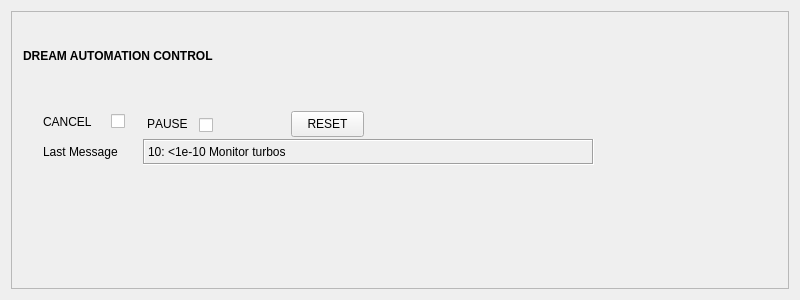
<?xml version="1.0" encoding="UTF-8"?>
<ui version="4.0">
 <class>Form</class>
 <widget class="QWidget" name="Form">
  <property name="enabled">
   <bool>true</bool>
  </property>
  <property name="geometry">
   <rect>
    <x>0</x>
    <y>0</y>
    <width>800</width>
    <height>300</height>
   </rect>
  </property>
  <property name="windowTitle">
   <string>Form</string>
  </property>
  <property name="styleSheet">
   <string notr="true">RoughGauge[state=&quot;Off&quot;] #icon{
    qproperty-brush: red;
    color: gray;
}
RoughGauge[state=&quot;On&quot;] #icon{
    qproperty-brush: #00FF00;
    color: black;
}
RoughGauge #pressure[alarmSeverity=&quot;0&quot;]{
    color: blue;
 border: 1px solid black;
background-color : white
}
ColdCathodeGauge #pressure{
    color: blue;
/* border: 1px solid black;*/
background-color : white
}
ColdCathodeGauge[interlocked=&quot;true&quot;] #icon{
    border: 2px solid black;
        qproperty-brush: black;
border-top-left-radius: 9px;
    border-top-right-radius: 9px;
border-bottom-left-radius: 9px;
    border-bottom-right-radius: 9px;
}
ColdCathodeGauge[state=&quot;Off&quot;] #icon {
    qproperty-penColor: black;
    qproperty-brush: gray;
}
ColdCathodeGauge[state=&quot;GaugeDisconnected&quot;] #icon {
    qproperty-penColor: red;
    qproperty-brush: gray;
}
ColdCathodeGauge[state=&quot;PressInvalid&quot;] #icon {
    qproperty-penColor: black;
    qproperty-brush: gray;
}
ColdCathodeGauge[state=&quot;Starting&quot;] #icon {
    qproperty-penColor: black;
    qproperty-brush: yellow;
}
ColdCathodeGauge[state=&quot;Valid&quot;] #icon {
    qproperty-penColor: black;
    qproperty-brush: #00FF00;
}
ColdCathodeGauge[state=&quot;ValidLo&quot;] #icon {
    qproperty-penColor: black;
    qproperty-brush: yellow;
}
ApertureValve #icon [alarmSeverity=&quot;0&quot;]{
    qproperty-penStyle: &quot;QT::SolidLine&quot;;
    qproperty-penColor: black;
 
 
}
ApertureValve[interlocked=&quot;true&quot;] #icon{
    border: 2px solid black;
    border-top-left-radius: 9px;
    border-top-right-radius: 9px;
    border-bottom-left-radius: 9px;
    border-bottom-right-radius: 9px;
}
ApertureValve[interlocked=&quot;false&quot;] #icon{
    border: 0px;
    qproperty-brush: yellow;
}
ApertureValve[interlocked=&quot;true&quot;] #icon {
    qproperty-interlockBrush: black;
}
ApertureValve[interlocked=&quot;false&quot;] #icon{
    qproperty-interlockBrush: #00FF00;
}
ApertureValve[state=&quot;OPEN&quot;] #icon {
     qproperty-penStyle: &quot;QT::SolidLine&quot;;
    qproperty-penColor: black;
    qproperty-brush: #00FF00;
}
ApertureValve[state=&quot;MOVING&quot;] #icon {
    qproperty-penStyle: &quot;QT::SolidLine&quot;;
    qproperty-penColor: black;
    qproperty-brush: yellow;
}
ApertureValve[state=&quot;CLOSED&quot;] #icon {
    qproperty-penStyle: &quot;QT::SolidLine&quot;;
    qproperty-penColor: gray;
    qproperty-brush: black;
}
ApertureValve[state=&quot;INVALID&quot;] #icon {
    qproperty-penStyle: &quot;QT::SolidLine&quot;;
    qproperty-penColor: black;
    qproperty-brush: red;
}
ApertureValve[error=&quot;VENTED&quot;] #icon {
       qproperty-penStyle: &quot;QT::SolidLine&quot;;
}
ApertureValve[error=&quot;ERR_LOST_VAC&quot;] #icon {
    qproperty-penStyle: &quot;Qt::DotLine&quot;;
    qproperty-penColor: black;
   qproperty-interlockBrush: red;
}
ApertureValve[error=&quot;Ext Fault&quot;] #icon {
    qproperty-penStyle: &quot;QT::SolidLine&quot;;
    qproperty-penColor: black;
   qproperty-interlockBrush: black;
}
TurboPump[interlocked=&quot;true&quot;] #icon {
    border: 2px solid black;
    qproperty-penColor: black;
}
TurboPump[interlocked=&quot;false&quot;] #icon {
    border: 0px;
}
TurboPump[state=&quot;RUNNING&quot;] #icon {
    qproperty-penColor: black;
    qproperty-centerBrush: #00FF00;
    qproperty-brush: #00FF00;
}
TurboPump[state=&quot;STARTING&quot;] #icon {
    qproperty-penColor: black;
    qproperty-centerBrush: yellow;
}
TurboPump[state=&quot;STOPPED&quot;] #icon {
    qproperty-penColor: black;
    qproperty-centerBrush: gray;
    qproperty-brush: gray;
}
TurboPump[state=&quot;FAULT&quot;] #icon {
    qproperty-penColor: red;
    qproperty-centerBrush: red;
    qproperty-brush: gray;
}
TurboPump[error=&quot;true&quot;] #icon {
     qproperty-penColor: red;
    qproperty-centerBrush: red;
}
PneumaticValve #icon [alarmSeverity=&quot;0&quot;]{
    qproperty-penStyle: &quot;QT::SolidLine&quot;;
    qproperty-penColor: black;
    qproperty-penWidth: 2;
 
}
PneumaticValve[interlocked=&quot;true&quot;] #icon{
    border: 2px solid black;
    qproperty-penWidth: 2;
    border-top-left-radius: 9px;
    border-top-right-radius: 9px;
    border-bottom-left-radius: 9px;
    border-bottom-right-radius: 9px;
}
PneumaticValve[interlocked=&quot;false&quot;] #icon{
    border: 0px;
    qproperty-penWidth: 2;
    qproperty-brush: #00FF00;
}
PneumaticValve[interlocked=&quot;true&quot;] #icon {
    qproperty-interlockBrush: black;
}
PneumaticValve[interlocked=&quot;false&quot;] #icon{
    qproperty-interlockBrush: #00FF00;
}
PneumaticValve[state=&quot;OPEN&quot;] #icon {
     qproperty-penStyle: &quot;QT::SolidLine&quot;;
    qproperty-penColor: black;
    qproperty-penWidth: 2;
    qproperty-brush: #00FF00;
}
PneumaticValve[state=&quot;MOVING&quot;] #icon {
    qproperty-penStyle: &quot;QT::SolidLine&quot;;
    qproperty-penColor: black;
    qproperty-penWidth: 2;
    qproperty-brush: yellow;
}
PneumaticValve[state=&quot;CLOSED&quot;] #icon {
    qproperty-penStyle: &quot;QT::SolidLine&quot;;
    qproperty-penColor: gray;
    qproperty-penWidth: 2;
    qproperty-brush: black;
}
PneumaticValve[state=&quot;INVALID&quot;] #icon {
    qproperty-penStyle: &quot;QT::SolidLine&quot;;
    qproperty-penColor: black;
    qproperty-penWidth: 2;
    qproperty-brush: red;
}
PneumaticValve[error=&quot;VENTED&quot;] #icon {
       qproperty-penStyle: &quot;QT::SolidLine&quot;;
}
PneumaticValve[error=&quot;ERR_LOST_VAC&quot;] #icon {
    qproperty-penStyle: &quot;Qt::DotLine&quot;;
    qproperty-penColor: black;
    qproperty-penWidth: 2;
   qproperty-interlockBrush: red;
}
PneumaticValve[error=&quot;Ext Fault&quot;] #icon {
    qproperty-penStyle: &quot;QT::SolidLine&quot;;
    qproperty-penColor: black;
    qproperty-penWidth: 2;
   qproperty-interlockBrush: red;
}
ControlOnlyValveNC[interlocked=&quot;true&quot;] #icon {
     border: 2px solid black;
    qproperty-penWidth: 2;
    border-top-left-radius: 9px;
    border-top-right-radius: 9px;
    border-bottom-left-radius: 9px;
    border-bottom-right-radius: 9px;
}
ControlOnlyValveNC[interlocked=&quot;false&quot;] #icon {
     border: 0px;
    qproperty-penWidth: 2;
    qproperty-brush: #00FF00;
}
ControlOnlyValveNC[interlocked=&quot;true&quot;] #icon {
    qproperty-interlockBrush: #FF0000;
}
ControlOnlyValveNC[interlocked=&quot;false&quot;] #icon {
    qproperty-interlockBrush: #00FF00;
}
ControlOnlyValveNC[state=&quot;One&quot;] #icon {
     qproperty-penStyle: &quot;QT::SolidLine&quot;;
    qproperty-penColor: black;
    qproperty-penWidth: 2;
    qproperty-brush: #00FF00;
}
ControlOnlyValveNC[state=&quot;Zero&quot;] #icon {
    qproperty-penStyle: &quot;QT::SolidLine&quot;;
    qproperty-penColor: gray;
    qproperty-penWidth: 2;
    qproperty-brush: black;
}
NeedleValve[interlocked=&quot;true&quot;] #icon{
    border: 2px solid black;
    qproperty-penWidth: 2;
    border-top-left-radius: 9px;
    border-top-right-radius: 9px;
    border-bottom-left-radius: 9px;
    border-bottom-right-radius: 9px;
}
NeedleValve[interlocked=&quot;false&quot;] #icon{
    border: 0px;
    qproperty-penWidth: 2;
    qproperty-brush: #00FF00;
}
NeedleValve[interlocked=&quot;true&quot;] #icon {
    qproperty-interlockBrush: black;
}
NeedleValve[interlocked=&quot;false&quot;] #icon{
    qproperty-interlockBrush: #00FF00;
}
NeedleValve[state=&quot;Close&quot;] #icon {
   qproperty-penStyle: &quot;QT::SolidLine&quot;;
    qproperty-penColor: gray;
    qproperty-penWidth: 2;
    qproperty-brush: black;
}
NeedleValve[state=&quot;Open&quot;] #icon {
   qproperty-penStyle: &quot;QT::SolidLine&quot;;
    qproperty-penColor: black;
    qproperty-penWidth: 2;
    qproperty-brush: #00FF00;
}
ScrollPump[state=&quot;RUNNING&quot;] #icon {
    qproperty-penColor: black;
    qproperty-centerBrush: #00FF00;
    qproperty-brush: #00FF00;
}
ScrollPump[interlocked=&quot;true&quot;] #icon {
    border: 2px solid black;
}
ScrollPump[interlocked=&quot;false&quot;] #icon {
    border: 0px;
}
ScrollPump[state=&quot;Accelerating&quot;] #icon {
    qproperty-brush: #00FF00;
    qproperty-centerBrush: yellow;
}
ScrollPump[state=&quot;STOPPED&quot;] #icon {
    qproperty-penColor: black;
    qproperty-centerBrush: gray;
    qproperty-brush: gray;
}
ScrollPump[state=&quot;FAULT&quot;] #icon {
    qproperty-penColor: black;
    qproperty-centerBrush: red;
    qproperty-brush: gray;
}
ScrollPump[error=&quot;true&quot;] #icon {
    qproperty-penWidth: 2;
    qproperty-centerBrush: red;
}
IonPump[interlocked=&quot;true&quot;] #icon {
    qproperty-penColor: black;
    qproperty-brush: #00FF00;
}
IonPump[interlocked=&quot;false&quot;] #icon{
    border: 0px;
}
IonPump[error=&quot;true&quot;] #icon {
    qproperty-penStyle: &quot;Qt::DotLine&quot;;
    qproperty-penWidth: 2;
    qproperty-brush: red;
}
IonPump[state=&quot;RUNNING&quot;] #icon {
    qproperty-penColor: black;
    qproperty-brush: #00FF00;
}
IonPump[state=&quot;STARTING&quot;] #icon {
    qproperty-penColor: black;
    qproperty-brush: yellow;
}
IonPump[state=&quot;STOPPED&quot;] #icon {
    qproperty-penColor: black;
    qproperty-brush: gray;
}
IonPump[state=&quot;FAULT&quot;] #icon {
    qproperty-penColor: black;
    qproperty-brush: red;
}
</string>
  </property>
  <layout class="QHBoxLayout" name="horizontalLayout">
   <item>
    <widget class="QFrame" name="frame">
     <property name="sizePolicy">
      <sizepolicy hsizetype="Preferred" vsizetype="Preferred">
       <horstretch>0</horstretch>
       <verstretch>0</verstretch>
      </sizepolicy>
     </property>
     <property name="frameShape">
      <enum>QFrame::StyledPanel</enum>
     </property>
     <property name="frameShadow">
      <enum>QFrame::Raised</enum>
     </property>
     <widget class="QLabel" name="label_151">
      <property name="geometry">
       <rect>
        <x>12</x>
        <y>32</y>
        <width>516</width>
        <height>26</height>
       </rect>
      </property>
      <property name="font">
       <font>
        <weight>50</weight>
        <bold>false</bold>
       </font>
      </property>
      <property name="lineWidth">
       <number>0</number>
      </property>
      <property name="text">
       <string>&lt;html&gt;&lt;head/&gt;&lt;body&gt;&lt;p&gt;&lt;span style=&quot; font-weight:600;&quot;&gt;DREAM AUTOMATION CONTROL&lt;/span&gt;&lt;/p&gt;&lt;/body&gt;&lt;/html&gt;</string>
      </property>
      <property name="wordWrap">
       <bool>true</bool>
      </property>
     </widget>
     <widget class="PyDMLabel" name="ValveControlMode_RBV_2">
      <property name="enabled">
       <bool>true</bool>
      </property>
      <property name="geometry">
       <rect>
        <x>132</x>
        <y>128</y>
        <width>451</width>
        <height>26</height>
       </rect>
      </property>
      <property name="font">
       <font>
        <kerning>false</kerning>
       </font>
      </property>
      <property name="contextMenuPolicy">
       <enum>Qt::PreventContextMenu</enum>
      </property>
      <property name="toolTip">
       <string/>
      </property>
      <property name="frameShape">
       <enum>QFrame::Box</enum>
      </property>
      <property name="frameShadow">
       <enum>QFrame::Sunken</enum>
      </property>
      <property name="lineWidth">
       <number>1</number>
      </property>
      <property name="text">
       <string>10: &lt;1e-10 Monitor turbos</string>
      </property>
      <property name="precision" stdset="0">
       <number>2</number>
      </property>
      <property name="showUnits" stdset="0">
       <bool>false</bool>
      </property>
      <property name="precisionFromPV" stdset="0">
       <bool>false</bool>
      </property>
      <property name="alarmSensitiveContent" stdset="0">
       <bool>false</bool>
      </property>
      <property name="alarmSensitiveBorder" stdset="0">
       <bool>true</bool>
      </property>
      <property name="PyDMToolTip" stdset="0">
       <string/>
      </property>
      <property name="channel" stdset="0">
       <string>ca://DREAM:PLC:AUTO:MSG_RBV</string>
      </property>
      <property name="enableRichText" stdset="0">
       <bool>true</bool>
      </property>
      <property name="displayFormat" stdset="0">
       <enum>PyDMLabel::String</enum>
      </property>
     </widget>
     <widget class="PyDMPushButton" name="ZeroButton">
      <property name="geometry">
       <rect>
        <x>280</x>
        <y>100</y>
        <width>73</width>
        <height>26</height>
       </rect>
      </property>
      <property name="font">
       <font>
        <kerning>false</kerning>
       </font>
      </property>
      <property name="toolTip">
       <string/>
      </property>
      <property name="text">
       <string>RESET</string>
      </property>
      <property name="channel" stdset="0">
       <string>ca:DREAM:PLC:AUTO:RESET</string>
      </property>
      <property name="pressValue" stdset="0">
       <string>1</string>
      </property>
     </widget>
     <widget class="QLabel" name="ValveControlText_2">
      <property name="geometry">
       <rect>
        <x>32</x>
        <y>128</y>
        <width>131</width>
        <height>26</height>
       </rect>
      </property>
      <property name="font">
       <font>
        <kerning>false</kerning>
       </font>
      </property>
      <property name="text">
       <string>Last Message</string>
      </property>
     </widget>
     <widget class="QLabel" name="ValveControlText_3">
      <property name="geometry">
       <rect>
        <x>32</x>
        <y>98</y>
        <width>53</width>
        <height>26</height>
       </rect>
      </property>
      <property name="font">
       <font>
        <kerning>false</kerning>
       </font>
      </property>
      <property name="text">
       <string>CANCEL</string>
      </property>
     </widget>
     <widget class="PyDMCheckbox" name="PyDMCheckbox">
      <property name="geometry">
       <rect>
        <x>100</x>
        <y>100</y>
        <width>50</width>
        <height>21</height>
       </rect>
      </property>
      <property name="sizePolicy">
       <sizepolicy hsizetype="Minimum" vsizetype="Fixed">
        <horstretch>0</horstretch>
        <verstretch>0</verstretch>
       </sizepolicy>
      </property>
      <property name="minimumSize">
       <size>
        <width>0</width>
        <height>0</height>
       </size>
      </property>
      <property name="sizeIncrement">
       <size>
        <width>10</width>
        <height>10</height>
       </size>
      </property>
      <property name="baseSize">
       <size>
        <width>20</width>
        <height>20</height>
       </size>
      </property>
      <property name="font">
       <font>
        <pointsize>12</pointsize>
       </font>
      </property>
      <property name="toolTip">
       <string/>
      </property>
      <property name="iconSize">
       <size>
        <width>25</width>
        <height>25</height>
       </size>
      </property>
      <property name="channel" stdset="0">
       <string>ca://DREAM:PLC:AUTO:CANCEL</string>
      </property>
     </widget>
     <widget class="QLabel" name="ValveControlText_4">
      <property name="geometry">
       <rect>
        <x>136</x>
        <y>100</y>
        <width>53</width>
        <height>26</height>
       </rect>
      </property>
      <property name="font">
       <font>
        <kerning>false</kerning>
       </font>
      </property>
      <property name="text">
       <string>PAUSE</string>
      </property>
     </widget>
     <widget class="PyDMCheckbox" name="PyDMCheckbox_2">
      <property name="geometry">
       <rect>
        <x>188</x>
        <y>104</y>
        <width>50</width>
        <height>21</height>
       </rect>
      </property>
      <property name="sizePolicy">
       <sizepolicy hsizetype="Minimum" vsizetype="Fixed">
        <horstretch>0</horstretch>
        <verstretch>0</verstretch>
       </sizepolicy>
      </property>
      <property name="minimumSize">
       <size>
        <width>0</width>
        <height>0</height>
       </size>
      </property>
      <property name="sizeIncrement">
       <size>
        <width>10</width>
        <height>10</height>
       </size>
      </property>
      <property name="baseSize">
       <size>
        <width>20</width>
        <height>20</height>
       </size>
      </property>
      <property name="font">
       <font>
        <pointsize>12</pointsize>
       </font>
      </property>
      <property name="toolTip">
       <string/>
      </property>
      <property name="iconSize">
       <size>
        <width>25</width>
        <height>25</height>
       </size>
      </property>
      <property name="alarmSensitiveContent" stdset="0">
       <bool>false</bool>
      </property>
      <property name="alarmSensitiveBorder" stdset="0">
       <bool>true</bool>
      </property>
      <property name="PyDMToolTip" stdset="0">
       <string/>
      </property>
      <property name="monitorDisp" stdset="0">
       <bool>false</bool>
      </property>
      <property name="channel" stdset="0">
       <string>ca://DREAM:PLC:AUTO:ONHOLD</string>
      </property>
     </widget>
    </widget>
   </item>
  </layout>
 </widget>
 <customwidgets>
  <customwidget>
   <class>PyDMLabel</class>
   <extends>QLabel</extends>
   <header>pydm.widgets.label</header>
  </customwidget>
  <customwidget>
   <class>PyDMCheckbox</class>
   <extends>QCheckBox</extends>
   <header>pydm.widgets.checkbox</header>
  </customwidget>
  <customwidget>
   <class>PyDMPushButton</class>
   <extends>QPushButton</extends>
   <header>pydm.widgets.pushbutton</header>
  </customwidget>
 </customwidgets>
 <resources/>
 <connections/>
</ui>
